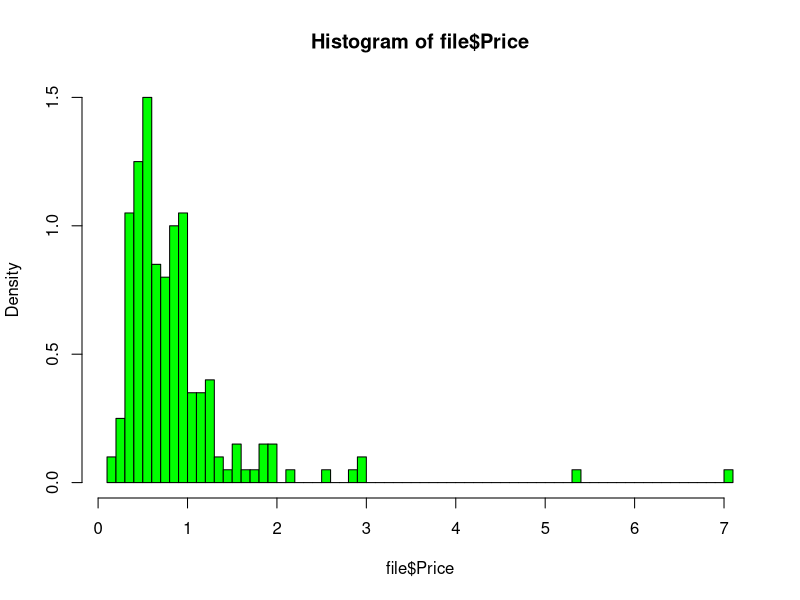
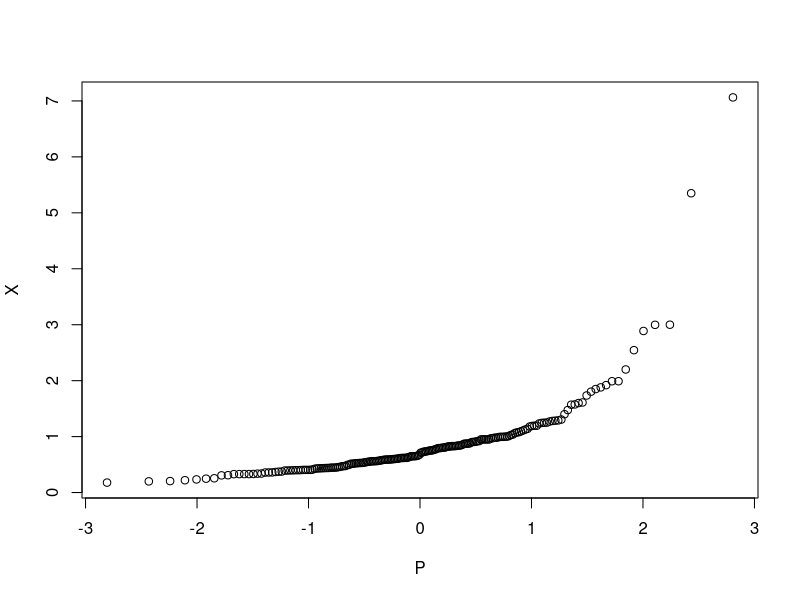
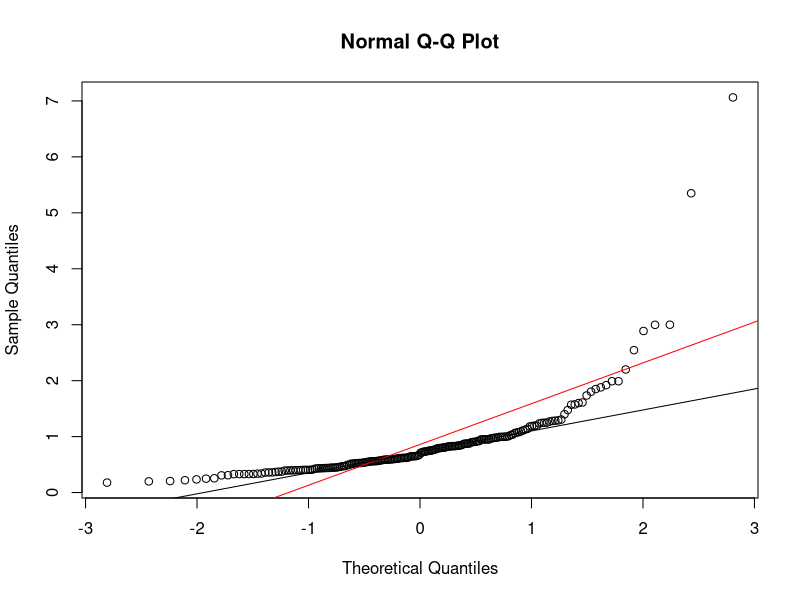
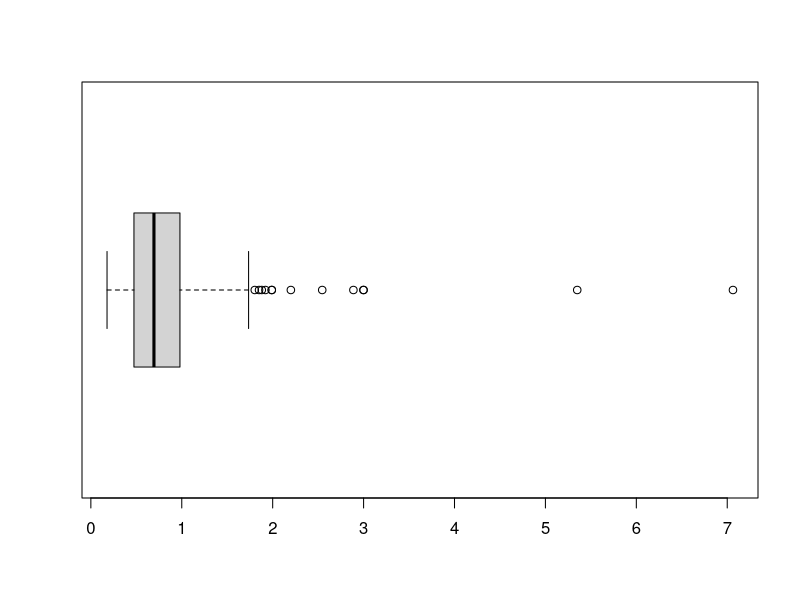

The R source for these figures, in order: (Note: this script raises an error after producing the figures.)





setwd('C://Users//SLIMS-PC//OneDrive - Technion//Data science//semester 3//statistics 1 - 094424//homeworks//hw1//hw1 ref')
file = read.csv('Prices.csv')

hist(file$Price, breaks=seq(0.1, 7.1, 0.1), xlim=c(0.1, 7.1), freq=FALSE, col='green')

X = sort(file$Price)
P = rep(0, length(X))

p_i = (1:length(P) - 0.5)/length(P)

P = qnorm(p_i)

plot(P, X)

qqnorm(file$Price)
abline(mean(X), sd(X), col='red')


qqline(file$Price)

boxplot(X, horizontal=TRUE)



step = 1.5 * (Q3 - Q1)
step

LF = Q1 - step
UF = Q3 + step

LF
UF

LW = 0
for (i in 1:length(X)) {
  if (X[i] >= LF) {
    LW = X[i]
    break
  }
}

UW = 0
for (i in length(X):1) {
  if (X[i] <= UF) {
    UW = X[i]
    break
  }
}

as.numeric(UF)

UW
LW

table(X)

outter = sum(X < LF | X > UF)
outter

X

mean(X)
median(X)
Q1 = quantile(X, prob=0.25)
Q3 = quantile(X, prob=0.75)
Q1
Q3
var(X)
sd(X)
max(X) - min(X)
r = Q3 - Q1
r

################################################



# Qes 2
# A

set.seed(9581)
sample1 = rexp(5, 0.2)
sample2 = rexp(20, 0.2)
sample3 = rexp(500, 0.2)

mean1 = mean(sample1)
mean2 = mean(sample2)
mean3 = mean(sample3)

var1 = var(sample1)
var2 = var(sample2)
var3 = var(sample3)

med1 = median(sample1)
med2 = median(sample2)
med3 = median(sample3)

p = 0.25 # Q1
Q_p1 = quantile(sample1, prob=p)
Q_p2 = quantile(sample2, prob=p)
Q_p3 = quantile(sample3, prob=p)

print(mean1)
print(var1)
print(med1)
print(Q_p1)

print(mean2)
print(var2)
print(med2)
print(Q_p2)

print(mean3)
print(var3)
print(med3)
print(Q_p3)



# D

x = seq(0, max(sample3), 0.1)
plot(x, pexp(x, 0.2), type='l', col='red')
lines(ecdf(sample1), col='blue')
lines(ecdf(sample2), col='black')
lines(ecdf(sample3), col='green')



























